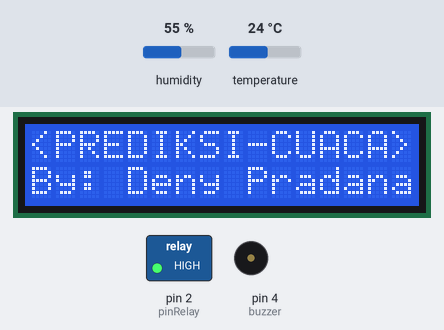
Simulated run of this sketch. Board: Arduino Uno, built with avr-gcc and run on an emulated ATmega328P. Shown: 16×2 character LCD, switched loads named in the sketch (green lamp = pin HIGH), buzzer (waves = sounding). The test bench sets the inputs (shaded band); at power-on: humidity 55 %, temperature 24 °C.

Above: at 0.1 s.
At 5.5 s:
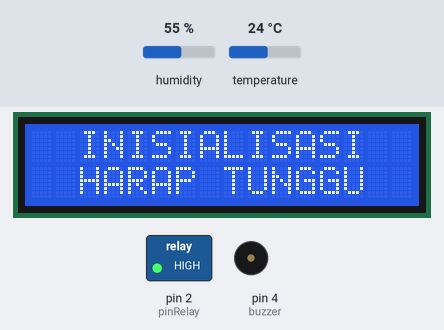
At 10.2 s:
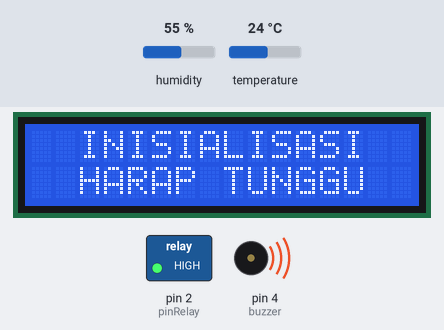
At 10.6 s:
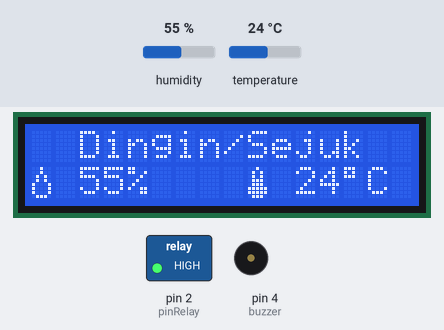
Timing chart, 0 to 12.1 s (numbered marks = the images above):
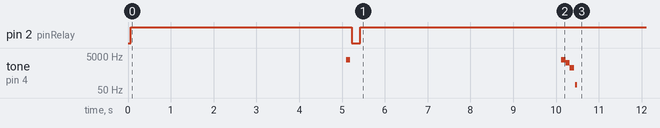

Measured:
- by itself, tone on pin 4 (buzzer): plays 3000 Hz for 0.10 s, 3000 Hz for 0.10 s, 2000 Hz for 0.10 s, 1000 Hz for 0.10 s, 100 Hz for 0.05 s
- what the display in image 1 shows lasts 5.3 s, from 5.2 s to 10.5 s

The sketch:

lcd_dht.ino
```cpp
#include <DHT.h>
#include <LiquidCrystal_I2C.h>
LiquidCrystal_I2C lcd(0x27, 16, 2);

#define DHTPIN 8  //menggunakan pin 8 untuk pemasangan sensornya
#define DHTTYPE DHT11 //memilih tipe DHT11, bisa diubah menjadi DHT22, DHT21

DHT dht(DHTPIN, DHTTYPE);

// Setting LCD RS E D4 D5 D6 D7
//LiquidCrystal lcd(6, 7, 9, 10, 11, 12);
const int buzzer = 4; // menggunakan pin 4 untuk buzzer
int pinRelay =2 ; // menggunakan pin 2 untuk relay

//Icon di arduino
byte icoterm[8] = //icon termometer
{
  B00100,
  B01010,
  B01010,
  B01110,
  B01110,
  B11111,
  B11111,
  B01110
};

byte icohum[8] = //icon humidity
{
  B00100,
  B00100,
  B01010,
  B01010,
  B10001,
  B10001,
  B10001,
  B01110,
};

void setup() {
  // pilih LCD 16 x 2

  lcd.begin(16, 2);
  dht.begin();
  pinMode(pinRelay, OUTPUT);
  digitalWrite(pinRelay, HIGH);
  lcd.clear();
  lcd.setCursor(0, 0);
  lcd.print("<PREDIKSI-CUACA>");
  lcd.setCursor(0, 1);
  lcd.print("By: Deny Pradana");
  delay(5000);
  tone(buzzer, 3000);
  delay(100);
  noTone(buzzer);
  lcd.clear();
  lcd.setCursor(2, 0);
  lcd.print("INISIALISASI");
  lcd.setCursor(2, 1);
  lcd.print("HARAP TUNGGU");
  digitalWrite(pinRelay, LOW); // menghidupkan relay
  delay(200);
  digitalWrite(pinRelay, HIGH); // mematikan relay
  delay(4700);
  tone(buzzer, 3000);
  delay(100);
  tone(buzzer, 2000);
  delay(100);
  tone(buzzer, 1000);
  delay(100);

  noTone(buzzer);

  digitalWrite(pinRelay, HIGH); // mematikan relay
}

void loop() {

  int kelembaban = dht.readHumidity(); //menyimpan nilai Humidity pada variabel kelembaban
  int suhu = dht.readTemperature(); //menyimpan nilai Temperature pada variabel suhu
  if (suhu < 25 && kelembaban >= 80) {
    tone(buzzer, 100);
    delay(50);
    noTone(buzzer);
    digitalWrite(pinRelay, HIGH); // mematikan relay
    lcd.clear();
    lcd.createChar(1, icoterm);
    lcd.createChar(2, icohum);
    lcd.setCursor(1, 0);
    lcd.print("Berembun/Kabut");
    lcd.setCursor(0, 1);
    lcd.write(2);
    lcd.setCursor(2, 1);
    lcd.print(kelembaban);
    lcd.print("%");
    lcd.setCursor(9, 1);
    lcd.write(1);
    lcd.setCursor(11, 1);
    lcd.print(suhu);
    lcd.print((char)223);
    lcd.print("C");
  } else if (suhu >= 25 && suhu <= 29 && kelembaban >= 80) {
    tone(buzzer, 300);
    delay(50);
    noTone(buzzer);
    digitalWrite(pinRelay, HIGH); // mematikan relay
    lcd.clear();
    lcd.createChar(1, icoterm);
    lcd.createChar(2, icohum);
    lcd.setCursor(1, 0);
    lcd.print("Mendung/Hujan");
    lcd.setCursor(0, 1);
    lcd.write(2);
    lcd.setCursor(2, 1);
    lcd.print(kelembaban);
    lcd.print("%");
    lcd.setCursor(9, 1);
    lcd.write(1);
    lcd.setCursor(11, 1);
    lcd.print(suhu);
    lcd.print((char)223);
    lcd.print("C");
  } else if (suhu > 29 && kelembaban >= 80) {
    tone(buzzer, 500);
    delay(50);
    noTone(buzzer);
    digitalWrite(pinRelay, HIGH); // mematikan relay
    lcd.clear();
    lcd.createChar(1, icoterm);
    lcd.createChar(2, icohum);
    lcd.setCursor(2, 0);
    lcd.print("Hujan Lebat");
    lcd.setCursor(0, 1);
    lcd.write(2);
    lcd.setCursor(2, 1);
    lcd.print(kelembaban);
    lcd.print("%");
    lcd.setCursor(9, 1);
    lcd.write(1);
    lcd.setCursor(11, 1);
    lcd.print(suhu);
    lcd.print((char)223);
    lcd.print("C");
  } else if (suhu < 25 && kelembaban < 80) {
    tone(buzzer, 100);
    delay(50);
    noTone(buzzer);
    digitalWrite(pinRelay, HIGH); // mematikan relay
    lcd.clear();
    lcd.createChar(1, icoterm);
    lcd.createChar(2, icohum);
    lcd.setCursor(2, 0);
    lcd.print("Dingin/Sejuk");
    lcd.setCursor(0, 1);
    lcd.write(2);
    lcd.setCursor(2, 1);
    lcd.print(kelembaban);
    lcd.print("%");
    lcd.setCursor(9, 1);
    lcd.write(1);
    lcd.setCursor(11, 1);
    lcd.print(suhu);
    lcd.print((char)223);
    lcd.print("C");
  } else if (suhu >= 25 && suhu <= 29 && kelembaban < 80) {
    tone(buzzer, 300);
    delay(50);
    noTone(buzzer);
    digitalWrite(pinRelay, HIGH); // mematikan relay
    lcd.clear();
    lcd.createChar(1, icoterm);
    lcd.createChar(2, icohum);
    lcd.setCursor(1, 0);
    lcd.print("Berawan/Cerah");
    lcd.setCursor(0, 1);
    lcd.write(2);
    lcd.setCursor(2, 1);
    lcd.print(kelembaban);
    lcd.print("%");
    lcd.setCursor(9, 1);
    lcd.write(1);
    lcd.setCursor(11, 1);
    lcd.print(suhu);
    lcd.print((char)223);
    lcd.print("C");
  } else if (suhu > 29 && kelembaban < 80) {
    tone(buzzer, 500);
    delay(50);
    noTone(buzzer);
    digitalWrite(pinRelay, LOW); // menghidupkan relay
    lcd.clear();
    lcd.createChar(1, icoterm);
    lcd.createChar(2, icohum);
    lcd.setCursor(2, 0);
    lcd.print("Cerah/Panas");
    lcd.setCursor(0, 1);
    lcd.write(2);
    lcd.setCursor(2, 1);
    lcd.print(kelembaban);
    lcd.print("%");
    lcd.setCursor(9, 1);
    lcd.write(1);
    lcd.setCursor(11, 1);
    lcd.print(suhu);
    lcd.print((char)223);
    lcd.print("C");
  }
  delay(300000);
}
```
